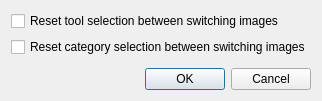
<?xml version="1.0" encoding="UTF-8"?>
<ui version="4.0">
 <class>OptionsDialog</class>
 <widget class="QDialog" name="OptionsDialog">
  <property name="geometry">
   <rect>
    <x>0</x>
    <y>0</y>
    <width>311</width>
    <height>101</height>
   </rect>
  </property>
  <property name="windowTitle">
   <string>Options</string>
  </property>
  <layout class="QVBoxLayout" name="verticalLayout">
   <item>
    <widget class="QCheckBox" name="resetToolSelectionCheckBox">
     <property name="text">
      <string>Reset tool selection between switching images</string>
     </property>
    </widget>
   </item>
   <item>
    <widget class="QCheckBox" name="resetCategorySelectionCheckBox">
     <property name="text">
      <string>Reset category selection between switching images</string>
     </property>
    </widget>
   </item>
   <item>
    <spacer name="verticalSpacer">
     <property name="orientation">
      <enum>Qt::Vertical</enum>
     </property>
     <property name="sizeHint" stdset="0">
      <size>
       <width>20</width>
       <height>5</height>
      </size>
     </property>
    </spacer>
   </item>
   <item>
    <widget class="QDialogButtonBox" name="buttonBox">
     <property name="orientation">
      <enum>Qt::Horizontal</enum>
     </property>
     <property name="standardButtons">
      <set>QDialogButtonBox::Cancel|QDialogButtonBox::Ok</set>
     </property>
    </widget>
   </item>
  </layout>
 </widget>
 <resources/>
 <connections>
  <connection>
   <sender>buttonBox</sender>
   <signal>accepted()</signal>
   <receiver>OptionsDialog</receiver>
   <slot>accept()</slot>
   <hints>
    <hint type="sourcelabel">
     <x>248</x>
     <y>254</y>
    </hint>
    <hint type="destinationlabel">
     <x>157</x>
     <y>274</y>
    </hint>
   </hints>
  </connection>
  <connection>
   <sender>buttonBox</sender>
   <signal>rejected()</signal>
   <receiver>OptionsDialog</receiver>
   <slot>reject()</slot>
   <hints>
    <hint type="sourcelabel">
     <x>316</x>
     <y>260</y>
    </hint>
    <hint type="destinationlabel">
     <x>286</x>
     <y>274</y>
    </hint>
   </hints>
  </connection>
 </connections>
</ui>
